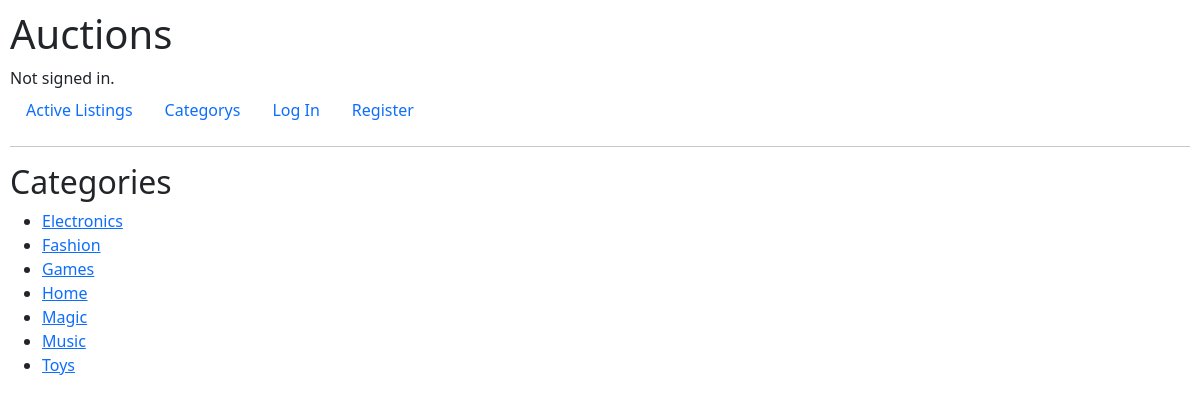
The page /categories on the database its author committed.
### auctions/models.py (models this page shows, shortened)
class Category(models.Model):
    name = models.CharField(max_length=255)

### auctions/views.py (the view)
# urls.py: path("categories", views.categories_view, name="categories"),
def categories_view(request):
    categories = Category.objects.all().order_by("name")
    return render(request, "auctions/categories.html", {
        "categories": categories
    })

### auctions/templates/auctions/categories.html
{% extends "auctions/layout.html" %}
{% block body %}
    <h2>Categories</h2>
        <ul>
        {% for category in categories %}
            <li>
                <a href="{% url 'category' category.id %}">
                    {{ category.name }}
                </a>
            </li>
        {% empty %}
            <li>Es sind noch keine Kategorien vorhanden.</li>
        {% endfor %}
    </ul>
{% endblock %}

### auctions/static/auctions/styles.css (style rules this page uses)
body { padding: 10px; }

### rows shown on the page
Category: name "Electronics"
Category: name "Fashion"
Category: name "Games"
Category: name "Home"
Category: name "Magic"
Category: name "Music"
Category: name "Toys"
